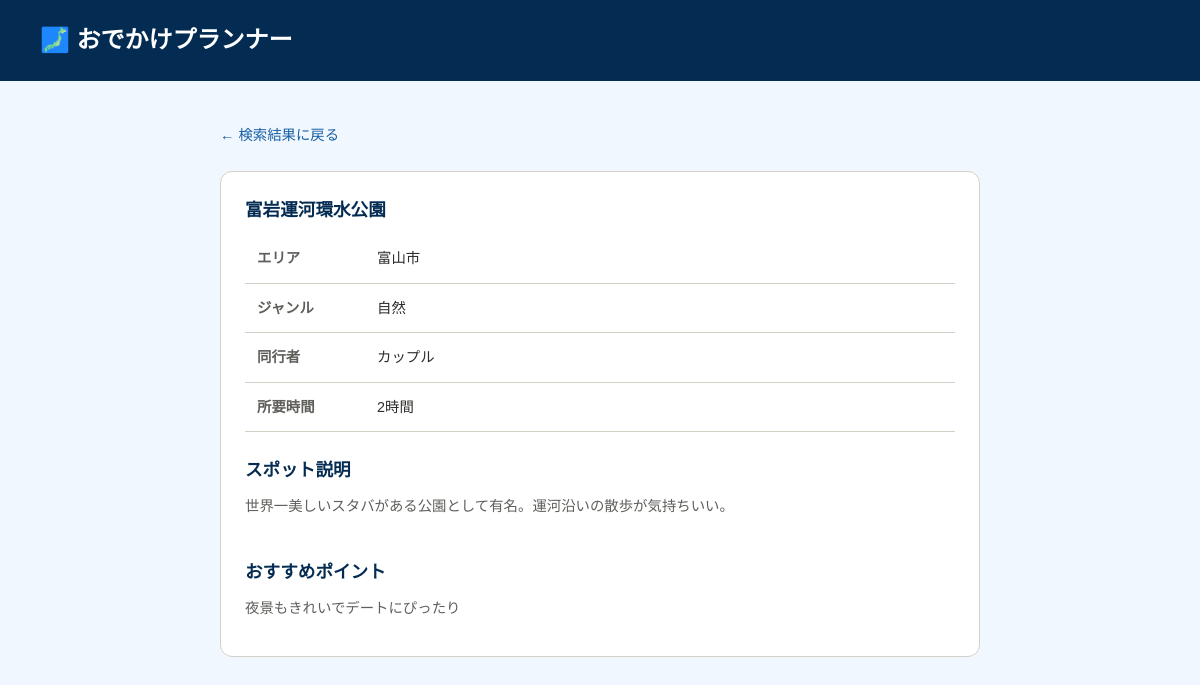
Page /spot/7 on the committed database.
### tables this page shows
CREATE TABLE spots (
        id INTEGER PRIMARY KEY AUTOINCREMENT,
        name TEXT,
        city TEXT,
        genre TEXT,
        companion TEXT,
        duration TEXT,
        description TEXT,
        point TEXT
    );

### app.py (the view)
@app.route('/spot/<int:id>')
def detail(id):
    conn = get_db()
    spot = conn.execute('SELECT * FROM spots WHERE id = ?', (id,)).fetchone()
    conn.close()
    return render_template('detail.html', spot=spot)

### app.py (called while the page is built)
def get_db():
    db_path = os.path.join(os.path.dirname(__file__), 'spots.db')
    conn = sqlite3.connect(db_path)
    conn.row_factory = sqlite3.Row
    return conn

### templates/detail.html (shortened to what this page needs)
<!DOCTYPE html>
<html lang="ja">
<head>
  <link rel="stylesheet" href="{{ url_for('static', filename='style.css') }}">
</head>
<body>
  <header>
    <a href="/"><h1>🗾 おでかけプランナー</h1></a>
  </header>
  <div class="container">
    <a href="javascript:history.back()" class="back-link">← 検索結果に戻る</a>
    <div class="card">
      <h2>{{ spot.name }}</h2>
      <table>
        <tr>
          <th>エリア</th>
          <td>{{ spot.city }}</td>
        </tr>
        <tr>
          <th>ジャンル</th>
          <td>{{ spot.genre }}</td>
        </tr>
        <tr>
          <th>同行者</th>
          <td>{{ spot.companion }}</td>
        </tr>
        <tr>
          <th>所要時間</th>
          <td>{{ spot.duration }}</td>
        </tr>
      </table>
      <h2>スポット説明</h2>
      <p>{{ spot.description }}</p>
      <br>
      <h2>おすすめポイント</h2>
      <p>{{ spot.point }}</p>
    </div>
  </div>
</body>
</html>

### static/style.css (style rules this page uses)
* { margin: 0; padding: 0; box-sizing: border-box; }
body { font-family: 'Noto Sans JP', sans-serif; background: #F0F7FF; color: #2C2C2A; line-height: 1.7; }
header { background: #042C53; color: white; padding: 20px 40px; }
header h1 { font-size: 1.5rem; }
header a { color: white; text-decoration: none; }
.container { max-width: 800px; margin: 40px auto; padding: 0 20px; }
h2 { color: #042C53; margin-bottom: 16px; }
.card { background: white; border: 1px solid #D3D1C7; border-radius: 12px; padding: 24px; margin-bottom: 16px; }
.card h2 { font-size: 1.1rem; margin-bottom: 8px; }
.card p { font-size: 0.9rem; color: #5F5E5A; margin-bottom: 12px; }
.back-link { display: inline-block; margin-bottom: 24px; color: #185FA5; text-decoration: none; font-size: 0.9rem; }
table { width: 100%; border-collapse: collapse; margin-bottom: 24px; }
th, td { padding: 12px; border-bottom: 1px solid #D3D1C7; text-align: left; font-size: 0.9rem; }
th { color: #5F5E5A; width: 120px; }

### rows in the picture
spots: name "富岩運河環水公園", city "富山市", genre "自然", companion "カップル", duration "2時間", description "世界一美しいスタバがある公園として有名。運河沿いの散歩が気持ちいい。", point "夜景もきれいでデートにぴったり"
